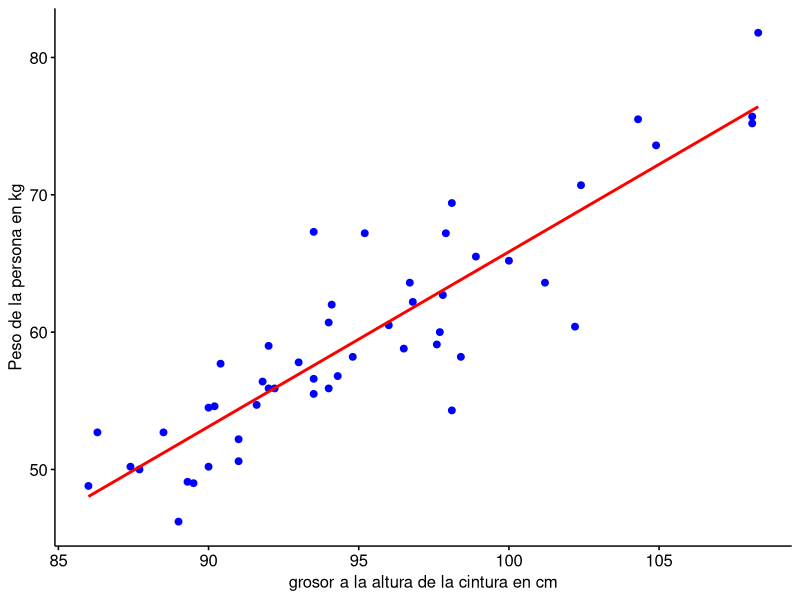
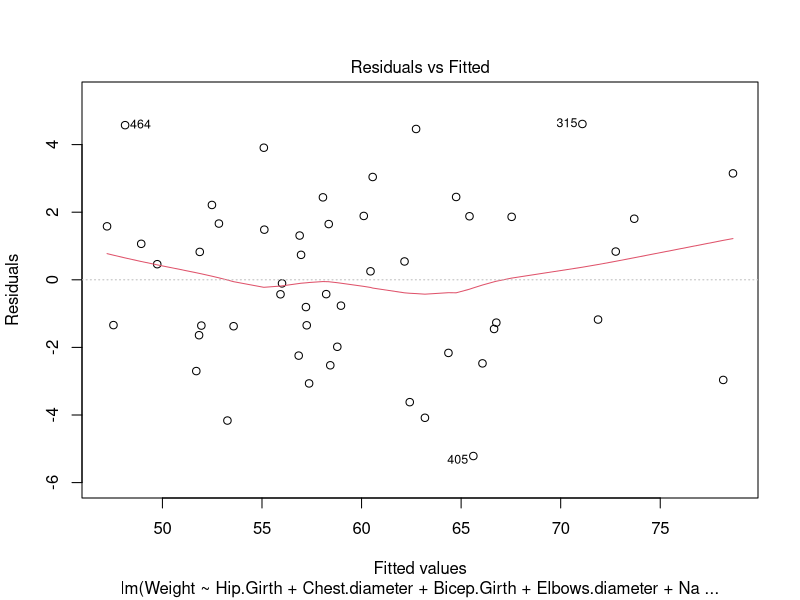
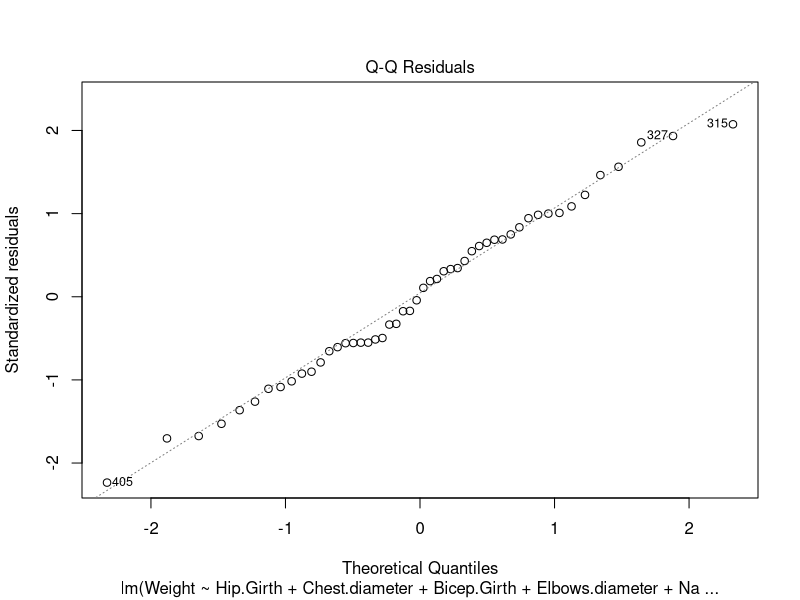
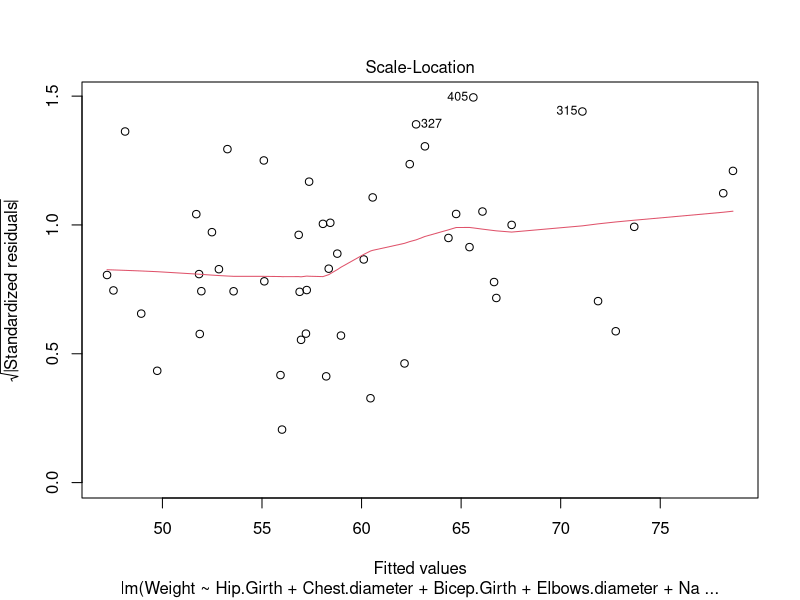
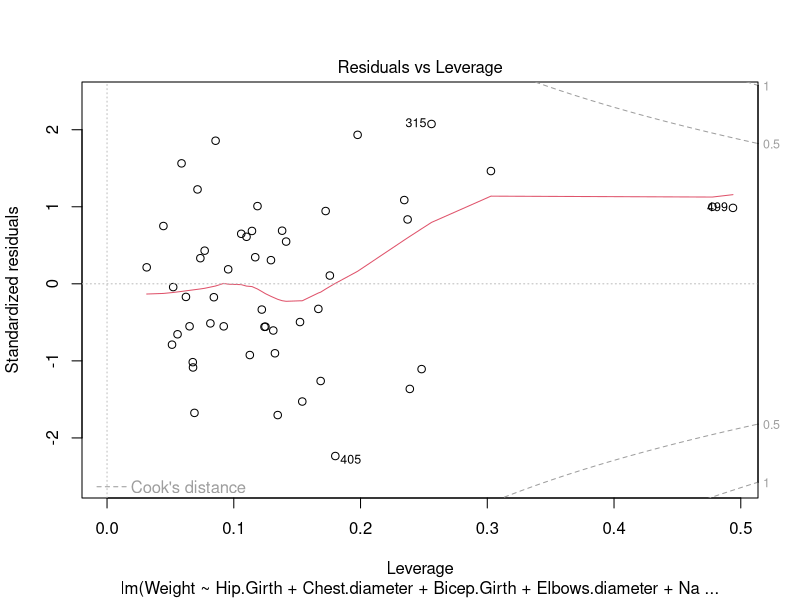

The R script that drew these images, in order:
## ---- chunk 1
knitr::opts_chunk$set(echo = TRUE)


libraries <- c("tidyverse", "dplyr", "ggpubr", "caret")

lapply(libraries, function(package) {
  if (!require(package, character.only = TRUE)) {
    install.packages(package, dependencies = TRUE)
    library(package, character.only = TRUE)
  } else {
    library(package, character.only = TRUE)
  }
})




## ---- chunk 2

datos <- read.csv2("EP09_Datos.csv", sep = ";")

## ---- chunk 3
set.seed(2122)
## ---- chunk 4
datos_m <- datos[datos$Gender == 0, ]
muestra_m = datos_m[sample(1:nrow(datos_m), size = 50),]
head(muestra_m)
## ---- chunk 5
num_columnas = 8
predictores_a <- sample(names(muestra_m), num_columnas)
print(predictores_a)

## ---- chunk 6

# Primero obtenemos el nombre de todos los predictores que no sean los 8 seleccionados
predictores_completo <- names(muestra_m)
resto_predictores <- setdiff(predictores_completo, predictores_a)


getCor <- function(predictores, data){
  for (i in predictores) {
    cor_test <- cor.test(data$Weight, data[[i]], method = "pearson")
    cat("Coeficiente de correlación para", i, ":", cor_test$estimate, "\n")
  }
}

getCor(resto_predictores, muestra_m)
## ---- chunk 7
# Paso 1: Justificar elección de la variable Waist.Girth
coef <- cor.test(muestra_m$Weight, muestra_m$Hip.Girth, method = "pearson")
cat("Coeficiente de correlación:", coef$estimate)
## ---- chunk 8
# Paso 2: realización del modelo lineal entre ambas variables
modelo <- lm(Weight ~ Hip.Girth, data = muestra_m)
summary(modelo)
## ---- chunk 9
# Paso 3: Gráfico del modelo

# Graficar el modelo 
p <- ggscatter(muestra_m, x = "Hip.Girth", y = "Weight", color = "blue", fill = "orange" ,xlab = "grosor a la altura de la cintura en cm" , ylab = "Peso de la persona en kg",
               xticks.by = 5)

p <- p + geom_smooth(method = lm, se = FALSE, colour = "red" )
print(p)
## ---- chunk 10
# A continuación se evaluará manualmente los predictores y se agregarán al modelo en caso de que corresponda


# Creamos una data frame con los datos de los 8 predictores aleatorios, la variable de respuesta y el predictor "Hip.Girth" seleccionado previamente
predictores_seleccionados <- select(muestra_m, one_of(predictores_a))
predictores_seleccionados$Weight <- muestra_m$Weight
predictores_seleccionados$Hip.Girth <- muestra_m$Hip.Girth


# El modelo incial en este caso ya considera la variable predictora Hip.Girth.
modelo_inicial <- modelo
#summary(modelo_inicial)

# Ajustamos el modelo completo.
modelo_completo <- lm(muestra_m$Weight ~ ., data = predictores_seleccionados)

#summary(modelo_completo)

# Evaluamos las variables para incorporar
print(add1(modelo_inicial, scope = modelo_completo))

# Seleccionamos la variable con menor AIC -> En este caso Chest.diameter
modelo_final  <- update(modelo_inicial, . ~ . + Chest.diameter)

# Analizamos cual es mejor, y así poder seguir agregando predictores
print(anova(modelo_inicial, modelo_final))
# Gracias al resultado anterior (p-value < 0.05) se puede concluir que el modelo al cual se le agregó un predictor es mejor que el anterior. Por lo tanto podemos seguir agregando predictores

# Evaluamos las variables para incorporar
print(add1(modelo_final, scope = modelo_completo))

# Seleccionamos la variable con menor AIC -> En este caso Bicep.Girth
modelo_final  <- update(modelo_final, . ~ . + Bicep.Girth)

print(anova(modelo_inicial, modelo_final))
# Gracias al resultado anterior (p-value < 0.05) se puede concluir que el modelo al cual se le agregó un predictor es mejor que el anterior. Por lo tanto podemos seguir agregando predictores

# Evaluamos las variables para incorporar
print(add1(modelo_final, scope = modelo_completo))

# Seleccionamos la variable con menor AIC -> En este caso Elbows.diameter
modelo_final  <- update(modelo_final, . ~ . + Elbows.diameter)

print(anova(modelo_inicial, modelo_final))
# Gracias al resultado anterior (p-value < 0.05) se puede concluir que el modelo al cual se le agregó un predictor es mejor que el anterior. Por lo tanto podemos seguir agregando predictores

# Evaluamos las variables para incorporar
print(add1(modelo_final, scope = modelo_completo))

# Seleccionamos la variable con menor AIC -> En este caso Navel.Girth
modelo_final  <- update(modelo_final, . ~ . + Navel.Girth)

print(anova(modelo_inicial, modelo_final))
# Gracias al resultado anterior (p-value < 0.05) se puede concluir que el modelo al cual se le agregó un predictor es mejor que el anterior. Por lo tanto podemos seguir agregando predictores

# Evaluamos las variables para incorporar
print(add1(modelo_final, scope = modelo_completo))

# Seleccionamos la variable con menor AIC -> En este caso Knees.diameter
modelo_final  <- update(modelo_final, . ~ . + Knees.diameter)

print(anova(modelo_inicial, modelo_final))
## ---- chunk 11
# Evaluación modelo de regresión multiple obtenida previamente

plot(modelo_final)

predictores <- names(coef(modelo_final))[-1]
datos_p <- muestra_m[, c(predictores, "Weight")]

resultados <- data.frame(respuesta_predicha = fitted(modelo_final))

resultados[["residuos_estandarizados"]] <- rstandard(modelo_final)
resultados[["residuos_estudiantizados"]] <- rstudent(modelo_final)
resultados[["distancia_Cook"]] <- cooks.distance(modelo_final)
resultados[["dfBeta"]] <- dfbeta(modelo_final)
resultados[["dffit"]] <- dffits(modelo_final)
resultados[["apalancamiento"]] <- hatvalues(modelo_final)
resultados[["covratio"]] <- covratio(modelo_final)

cat("Identificación de valores atípicos: \n")

# Buscamos las observciones con residuos estandarizados fuera del 95% esperado
sospechoso1 <- which(abs(resultados[["residuos_estandarizados"]]) > 1.96)
cat("- Residuos estandarizados fuera del 95% esperado: ", sospechoso1, "\n")

# Buscamos observaciones con distancia de Cook mayor a 1
sospechoso2 <- which(resultados[["distancia_cook"]] > 1)
cat("- Residuos con una distancia de Cook alta:", sospechoso2, "\n")

# Buscamos observaciones con apalancamiento mayor igual al doble del apalacamiento promedio
apal_medio <- (ncol(datos_p) + 1) / nrow(datos_p)
sospechoso3 <- which(resultados[["apalancamiento"]] > 2 * apal_medio)
cat("- Residuos con apalancamiento fuera del rango: ", sospechoso3, "\n")

sospechoso4 <- which(apply(resultados[["dfBeta"]] >= 1, 1, any))
names(sospechoso4) <- NULL
cat("- Residuos con DFBeta >= 1:", sospechoso4, "\n")

# Buscamos observaciones con razón de covarianza fuera de rango
inferior <- 1 - 3 * apal_medio
superior <- 1 + 3 * apal_medio
sospechoso5 <- which(resultados[["covratio"]] < inferior | resultados[["covratio"]] > superior)
cat("- Residuos con razón de covarianza fuera de rango: ", sospechoso5, "\n")

# Resumen de valores sospechosos

sospechosos <- c(sospechoso1, sospechoso2, sospechoso3, sospechoso4, sospechoso5)

sospechosos <- sort(unique(sospechosos))

cat("\nResumen de valores sospechosos: \n")
cat("Apalancamiento promedio: ", apal_medio, "\n")
cat("Intervalo razón de covarianza: [", inferior, "; ", superior, "]\n\n", sep = "")

print(round(resultados[sospechosos, c("distancia_Cook", "apalancamiento", "covratio")], 3))
## ---- chunk 12

# Como conjunto de datos se utilizará los obtenidos en el paso anterior. (datos_p)

n <- nrow(datos_p)
n_entrenamiento <- floor(0.7 * n)

muestra <- sample.int(n = n, size = n_entrenamiento, replace = FALSE)
entrenamiento <- datos_p[muestra, ]
prueba <- datos_p[-muestra, ]

modelo_vc <- train(Weight ~ Hip.Girth + Knees.diameter + Bicep.Girth + Chest.diameter + Elbows.diameter + Navel.Girth, data = entrenamiento, method = "lm",
                   trControl = trainControl(method = "cv", number = 5))

summary(modelo_vc)

predic_entrenamiento <- predict(modelo_vc, entrenamiento)
error_entrenamiento <- entrenamiento[["Weight"]] - predic_entrenamiento
mse_entrenamiento <- mean(error_entrenamiento ** 2)
cat("MSE para el conjunto de entrenamiento: ", mse_entrenamiento, "\n")


predic_prueba <- predict(modelo_vc, prueba)
error_prueba <- prueba[["Weight"]] - predic_prueba
mse_prueba <- mean(error_prueba ** 2)
cat("MSE para el conjunto de prueba: ", mse_prueba, "\n")

